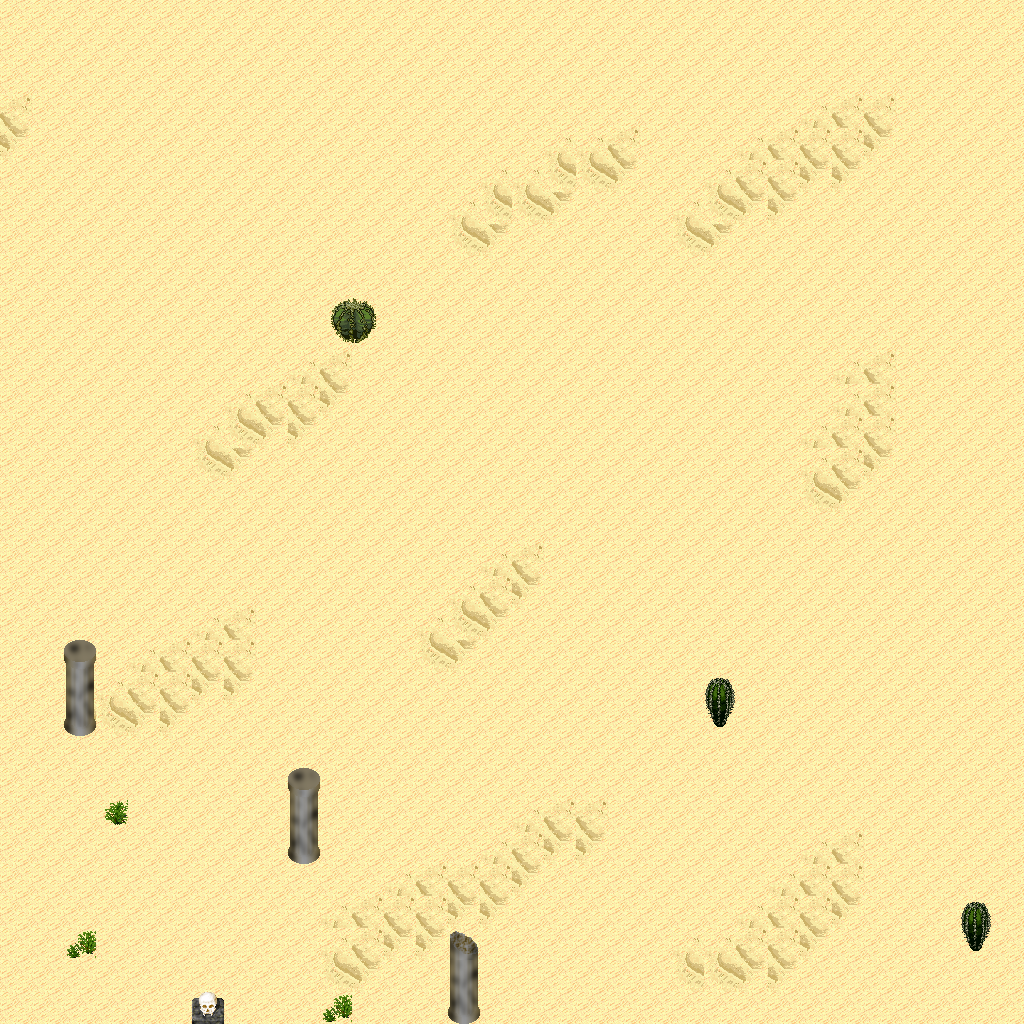

A 2D game scene composited from a Tiled map and its tileset images. What follows is a short description and the map's XML, with each tile layer's data collapsed to a summary:
An orthogonal 32x32 tile map with 32x32 px tiles, 5 tile layers (Ground, Objects, Objects2, Above, ...), 1 hidden layer not drawn, 16 tilesets.

<map version="1.10" tiledversion="1.11.0" orientation="orthogonal" renderorder="right-down" width="32" height="32" tilewidth="32" tileheight="32" infinite="0" nextlayerid="11" nextobjectid="1">
 <tileset firstgid="1" name="logic_collision" tilewidth="32" tileheight="32" tilecount="1" columns="1">
  <image source="../drawable/logic_collision.png" width="32" height="32" />
 </tileset>
 <tileset firstgid="2" name="ground_ground" tilewidth="32" tileheight="32" tilecount="33" columns="3">
  <image source="../drawable/ground_ground.png" width="96" height="352" />
 </tileset>
 <tileset firstgid="35" name="terrain_desert" tilewidth="32" tileheight="32" tilecount="88" columns="8">
  <image source="../drawable/terrain_desert.png" width="256" height="352" />
 </tileset>
 <tileset firstgid="123" name="ground_sand_edges" tilewidth="32" tileheight="32" tilecount="15" columns="5">
  <image source="../drawable/ground_sand_edges.png" width="160" height="96" />
 </tileset>
 <tileset firstgid="138" name="ground_sand_2" tilewidth="32" tileheight="32" tilecount="15" columns="5">
  <image source="../drawable/ground_sand_2.png" width="160" height="96" />
 </tileset>
 <tileset firstgid="153" name="building_stone_ruins" tilewidth="32" tileheight="32" tilecount="72" columns="6">
  <image source="../drawable/building_stone_ruins.png" width="192" height="384" />
 </tileset>
 <tileset firstgid="225" name="item_statue_blackened_column" tilewidth="32" tileheight="32" tilecount="4" columns="1">
  <image source="../drawable/item_statue_blackened_column.png" width="32" height="128" />
 </tileset>
 <tileset firstgid="229" name="item_statue_skull_carving" tilewidth="32" tileheight="32" tilecount="4" columns="2">
  <image source="../drawable/item_statue_skull_carving.png" width="64" height="64" />
 </tileset>
 <tileset firstgid="233" name="item_statue_skullpedestal" tilewidth="32" tileheight="32" tilecount="2" columns="1">
  <image source="../drawable/item_statue_skullpedestal.png" width="32" height="64" />
 </tileset>
 <tileset firstgid="235" name="plant_tree_banana_tree" tilewidth="32" tileheight="32" tilecount="40" columns="4">
  <image source="../drawable/plant_tree_banana_tree.png" width="128" height="320" />
 </tileset>
 <tileset firstgid="275" name="plant_tree_palm_tree" tilewidth="32" tileheight="32" tilecount="6" columns="2">
  <image source="../drawable/plant_tree_palm_tree.png" width="64" height="96" />
 </tileset>
 <tileset firstgid="281" name="plant_tree_palm_trees" tilewidth="32" tileheight="32" tilecount="40" columns="4">
  <image source="../drawable/plant_tree_palm_trees.png" width="128" height="320" />
 </tileset>
 <tileset firstgid="321" name="plant_bush_large_green" tilewidth="32" tileheight="32" tilecount="9" columns="3">
  <image source="../drawable/plant_bush_large_green.png" width="96" height="96" />
 </tileset>
 <tileset firstgid="330" name="plant_cactus" tilewidth="32" tileheight="32" tilecount="2" columns="1">
  <image source="../drawable/plant_cactus.png" width="32" height="64" />
 </tileset>
 <tileset firstgid="332" name="plant_lily_pads" tilewidth="32" tileheight="32" tilecount="2" columns="1">
  <image source="../drawable/plant_lily_pads.png" width="32" height="64" />
 </tileset>
 <tileset firstgid="334" name="plant_round_cactuses" tilewidth="32" tileheight="32" tilecount="20" columns="10">
  <image source="../drawable/plant_round_cactuses.png" width="320" height="64" />
 </tileset>
 <layer id="1" name="Ground" width="32" height="32">
  <data>[1024 cells, 1024 non-empty, 5 distinct tile ids]</data>
 </layer>
 <layer id="2" name="Objects" width="32" height="32">
  <data>[1024 cells, 10 non-empty, 6 distinct tile ids]</data>
 </layer>
 <layer id="3" name="Objects2" width="32" height="32">
  <data>[1024 cells, 0 non-empty, 0 distinct tile ids]</data>
 </layer>
 <layer id="4" name="Above" width="32" height="32">
  <data>[1024 cells, 11 non-empty, 7 distinct tile ids]</data>
 </layer>
 <layer id="5" name="Above2" width="32" height="32">
  <data>[1024 cells, 0 non-empty, 0 distinct tile ids]</data>
 </layer>
 <layer id="6" name="Walkable" width="32" height="32" visible="0">
  <data>[1024 cells, 7 non-empty, 1 distinct tile ids]</data>
 </layer>
 <objectgroup id="7" name="Mapevents" />
 <objectgroup id="8" name="Spawn" />
 <objectgroup id="9" name="Keys" />
 <objectgroup id="10" name="Replace" />
</map>
